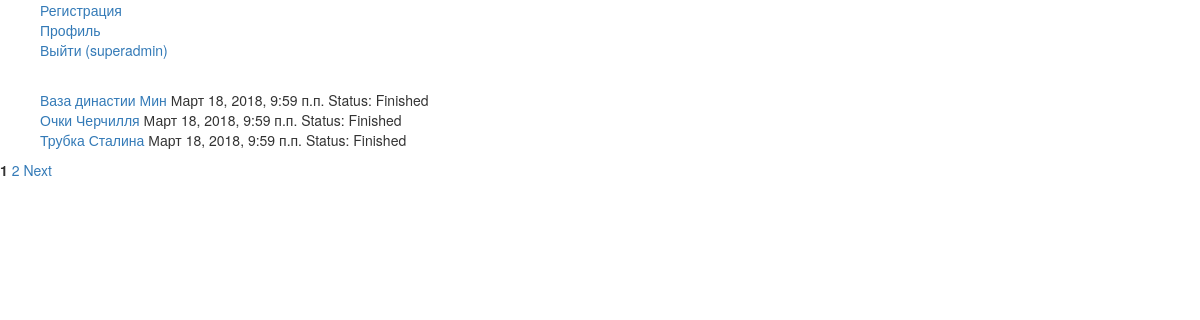
Screenshot of /lots/ (signed in) with the database file from the repository.
### auction_site/models.py (models this page shows, shortened)
class Lot(models.Model):
    title = models.CharField(max_length=200)
    description = models.TextField()
    image = models.ImageField(null=True, blank=True,upload_to='images/')
    start_date = models.DateTimeField(
            default=timezone.now)
    finish_date = models.DateTimeField()
    status = models.CharField(choices=STATUS_CHOICES, max_length=10,
                              db_index=True)
    winner = models.ForeignKey(User, on_delete=models.CASCADE, blank=True, null=True)

### auction_site/views.py (the view)
# urls.py: path('lots/', views.give_lots, name='lots'),
def give_lots(request):
    lots = Lot.objects.all()
    chek_date()
    paginator = Paginator(lots, 3)
    page = request.GET.get('page')
    try:
        posts = paginator.page(page)
    except PageNotAnInteger:
        posts = paginator.page(1)
    except EmptyPage:
        posts = paginator.page(paginator.num_pages)
    return render(request, 'auction_site/lots.html', {'page': page,
            'posts': posts, 'username': auth.get_user(request).username})

### auction_site/views.py (called while the page is built)
def chek_date():
    lots = Lot.objects.all()
    for lot_object in lots:
        lot_finish_date = lot_object.finish_date
        now_date = timezone.now()
        if (lot_finish_date >= now_date) is False:
            lot_object.status = 'Finished'
            lot_object.save()

### auction_site/templates/auction_site/lots.html (shortened to what this page needs)
<html>
    <head>
        <link rel="stylesheet" href="//maxcdn.bootstrapcdn.com/bootstrap/3.2.0/css/bootstrap.min.css">
	<link rel="stylesheet" href="//maxcdn.bootstrapcdn.com/bootstrap/3.2.0/css/bootstrap-theme.min.css">
    </head>
    <body>
	<div class="top-bar">
		<section class="top-bar-section">
			<ul class="right">
				<a href="/register/">Регистрация</a><br>
				<a href="/profile/">Профиль</a><br>
				{% if username %}
					<a href="/logout/">Выйти ({{ username }})</a>
				{% else %}
					<a href="/login/">Войти</a>
				{% endif %}
			</ul>
		</section>
	</div>
	<div class="pagination">
		<ul>
		{% for lot in posts %}
                <caption><a href="{% url 'lot_detail' pk=lot.pk %}">{{lot.title}}</a></caption>
                	{{lot.start_date}}  Status: {{lot.status}}<br>
        {% endfor %}
		</ul>
    		{% for num in posts.paginator.page_range %}
        		{% if num == posts.number %}
            			<span class="current"><b>{{ num }}</b></span>
        		{% else %}
            			<a href="?page={{ num }}"> {{ num }}</a>
        		{% endif %}
    		{% endfor %}
    		{% if posts.has_next %}
        		<a href="?page={{ posts.next_page_number }}">Next</a>
    		{% endif %}
</div>
    </body>
</html>

### rows the page displays
Lot: title "Ваза династии Мин", start_date "Март 18, 2018, 9:59 п.п.", status "Finished"
Lot: title "Очки Черчилля", start_date "Март 18, 2018, 9:59 п.п.", status "Finished"
Lot: title "Трубка Сталина", start_date "Март 18, 2018, 9:59 п.п.", status "Finished"

### other values shown
{{ username }} "superadmin"
{{ num }} "1"
{{ num }} "2"
